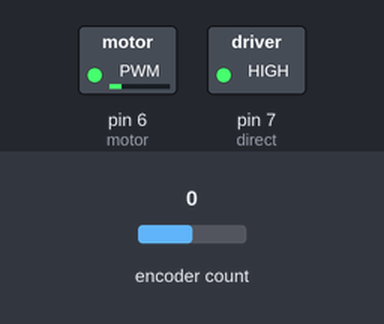
A sketch run on a simulated Arduino Uno, built with avr-gcc and run on an emulated ATmega328P. Shown: switched loads named in the sketch (green lamp = pin HIGH). The test bench sets the inputs (shaded band); at power-on: encoder count 0. What the sketch prints to the serial monitor is not drawn.

Above: at 0.1 s.
Timing chart, 0 to 1.6 s (numbered marks = the images above):
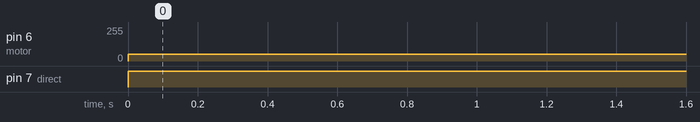

The sketch:

Encoder_PID.ino
```cpp
#include <Encoder.h>


Encoder myEnc(19, 18);
float Position_KP = 0.5, Position_KI = 0, Position_KD = 10000;
int motor = 6;
int order;
int target;
int direct = 7;

void setup() {
  pinMode (motor, OUTPUT);
  pinMode (direct, OUTPUT);
  Serial.begin(9600);
  //Serial.println("Basic Encoder Test:");

}

long nowPosition  = -999;

void loop() {
  long newPosition = myEnc.read();
  if (newPosition - nowPosition > 50 || newPosition - nowPosition < -50) {
    nowPosition = newPosition;
    Serial.print(target);
    Serial.print(",");
    Serial.println(nowPosition);
  }

  target = 1000;
  turn(nowPosition, target);
  //  Serial.print(target);
  //  Serial.print(",");
  //  Serial.println(nowPosition);
  delay(10);
}

int turn (int nowPosition, int target)
{
  static float Bias, Pwm, Integral_bias, Last_Bias;
  Bias = target - nowPosition;
  if (Bias > 0) {
    digitalWrite(direct, HIGH);
  } else {
    Bias = -Bias;
    digitalWrite(direct, LOW);
  }
  Integral_bias += Bias;
  Pwm = Position_KP * Bias + Position_KI * Integral_bias + Position_KD * (Bias - Last_Bias);
  Last_Bias = Bias;
  if (Pwm > 50) {
    Pwm = 50;
  }
  analogWrite(motor, Pwm);
}
```

Measured:
- by itself, pin 6 (motor): 0/255 → 50/255 at 0.00 s
- by itself, pin 7 (direct): LOW → HIGH at 0.00 s
